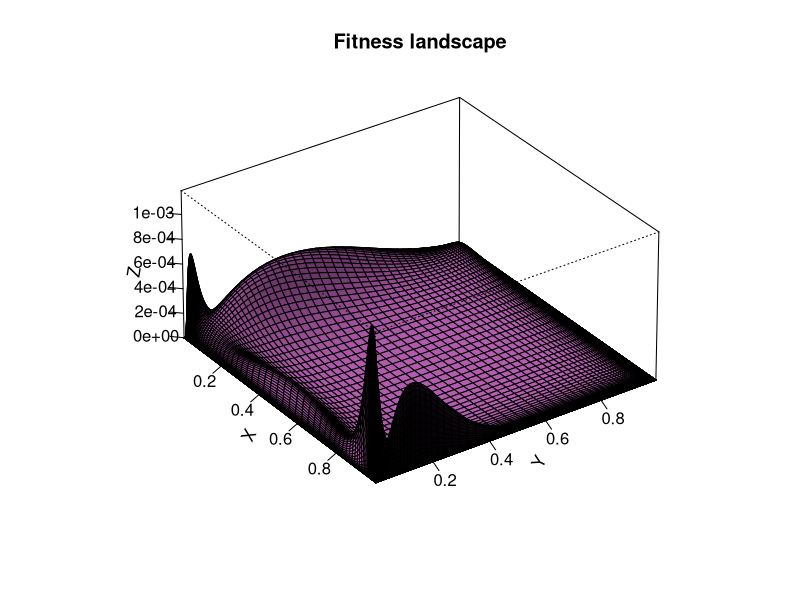
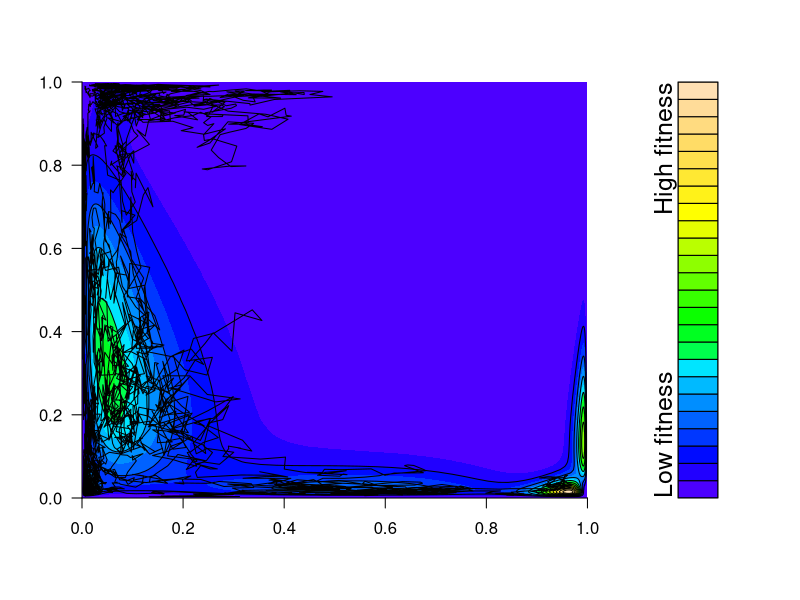

R code for these plots, in order:
# Fitness landscape module
# Oct 20, 2013 by Max Joseph

## Define helper functions ##
antilogit <- function(x){exp(x) / (1 + exp(x))} # scale from 0 to 1

# dbivar (calculates bivariate normal log density with no covariance)
dbivar <- function(x, y, mu, sig){
  density.x <- dnorm(x, mu[1], sig, log=T)
  density.y <- dnorm(y, mu[2], sig, log=T)
  return(density.x + density.y)
}

# log.dens (calculates the sum of multiple bivariate normal densities)
log.dens <- function(state, Mu, Sigma, pow=1){
  X <- state[[1]]
  Y <- state[[2]]
  # Mu and sigma are 2Xnumber of peak arrays
  n.peaks <- length(Sigma)
  intervals <- length(X)
  z <- array(dim=c(intervals, intervals, n.peaks))
  for (i in 1:n.peaks){
    z[, , i] <- outer(X, Y, dbivar, mu=Mu[, i], sig=Sigma[i])
  }
  sumz <- log(apply(exp(z)^pow, c(1, 2), sum))
  return(sumz)
}

# define_landscape (generates peak positions & standard deviations)
define_landscape <- function(random = FALSE, n.peaks = NULL, 
                             pow=1, fineness=150){
  ## Define some parameters ##
  fineness <- 150
  x <- seq(-10, 10, length = fineness)  # vector series x
  y <- seq(-10, 10, length = fineness)  # vector series y
  X <- antilogit(x)
  Y <- antilogit(y)
  st <- list(x, y) # initialize states
  if (random == FALSE){ # default peaks
    Mu1 <- c(-2, 2)
    sig1 <- 1  
    Mu2 <- c(2, -2)
    sig2 <- 1
    Mu <- cbind(Mu1, Mu2)
    Sigma <- c(sig1, sig2)
  } else { # random peaks
    if (!is.numeric(n.peaks)){
      n.peaks <- runif(1, 10, 30)
    }
    Mu <- array(runif(2*n.peaks, -5, 5),
                dim=c(2, n.peaks))
    Sigma <- runif(n.peaks, 1, 2)
  }
  # calculate density
  test <- log.dens(st, Mu, Sigma, pow=pow)
  Z <- exp(test)
  return(list(Mu=Mu, Sigma=Sigma, X=X, Y=Y, Z=Z))
}
# end helper functions

## Example usage
# create landscape
strength <- 3 # must be > 0
landscape <- define_landscape(random = T, pow=strength)
par(mfrow=c(1,1))
with(landscape, {
  persp(X, Y, Z, main="Fitness landscape", 
        col="orchid2", theta=55, phi=30, r=40, d=.1, expand=.5, 
        ltheta=90, lphi=180, shade=.4, ticktype="detailed", nticks=5)
})

# use Metropolis algorithm to simulate random walk within fitness landscape
require(mcmc)
out <- metrop(log.dens, initial=c(0, 0), nbatch=5000, 
              Mu=landscape$Mu, Sigma=landscape$Sigma, scale=.2, pow=strength)
xseq <- out$batch[-(1:100), 1]
yseq <- out$batch[-(1:100), 2]
alx <- antilogit(xseq)
aly <- antilogit(yseq)

# visualize population trajectory
with(landscape, {
  filled.contour(X, Y, Z, xlim=c(0, 1.1), ylim=c(0, 1), frame.plot=F,
                 color.palette=topo.colors, key.axes=T)
  mar.orig <- par("mar")
  w <- (3 + mar.orig[2]) * par("csi") * 2.54
  layout(matrix(c(2, 1), nc = 2), widths = c(1, lcm(w)))
  contour(X, Y, Z,
          drawlabels = F,
          axes = F, 
          frame.plot = F,
          add = T)
  mtext("High fitness", side=4, line=2, adj=1, cex=1.5)
  mtext("Low fitness", side=4, line=2, adj=0, cex=1.5)
})
lines(alx, aly)
